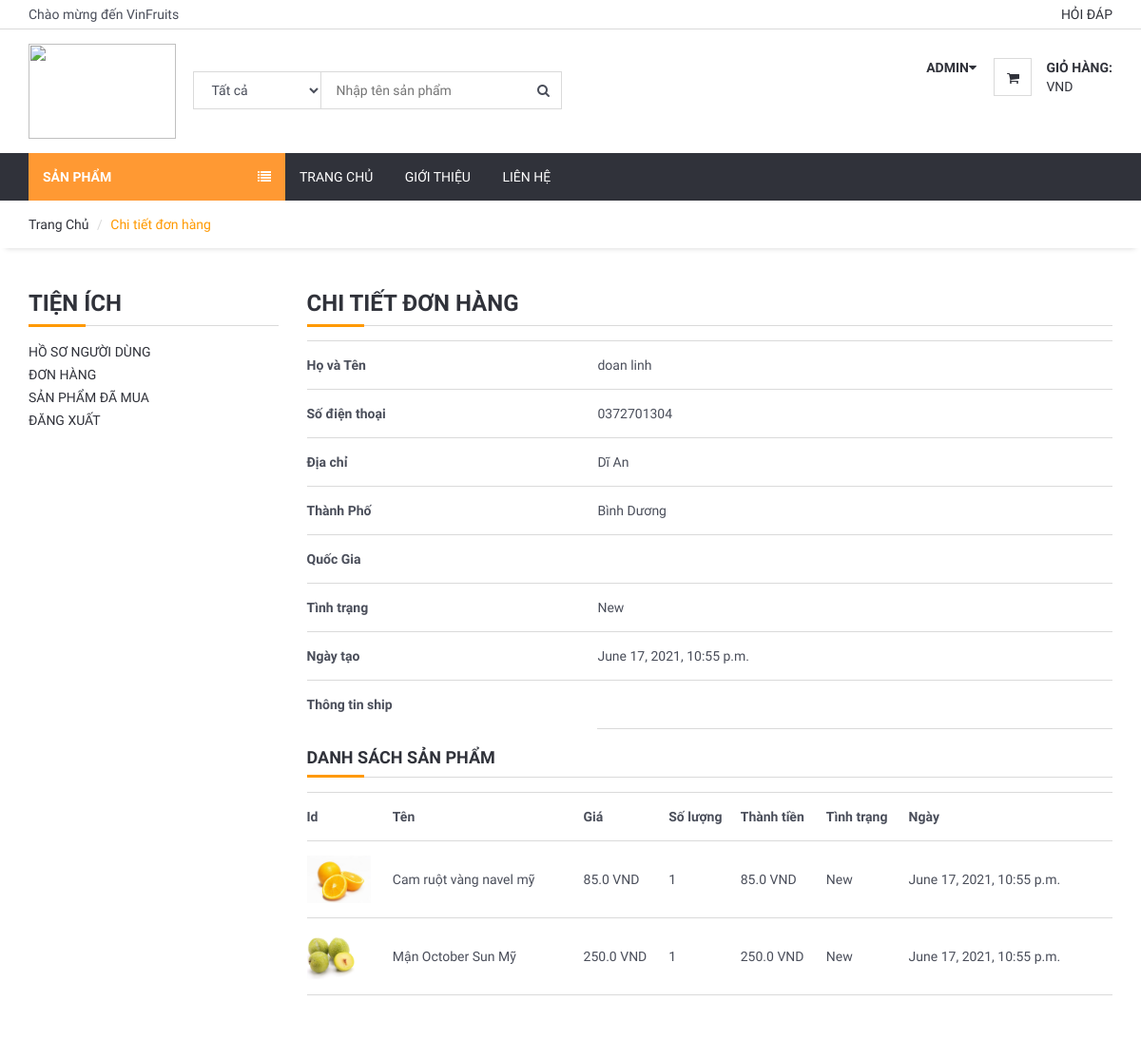
The page /user/orderdetail/15 (signed in) on the database its author committed.
### order/models.py (models this page shows, shortened)
class Order(models.Model):
    STATUS = (
        ('Mới', 'Mới'),
        ('Chấp nhận', 'Chấp nhận'),
        ('Đang chuẩn bị', 'Đang chuẩn bị'),
        ('Đang Ship', 'Đang Ship'),
        ('Hoàn Thành', 'Hoàn Thành'),
        ('Đã hủy', 'Đã hủy'),
    )
    user = models.ForeignKey(User, on_delete=models.SET_NULL, null=True)
    code = models.CharField(max_length=5, editable=False )
    first_name = models.CharField(max_length=10)
    last_name = models.CharField(max_length=10)
    phone = models.CharField(blank=True, max_length=20)
    address = models.CharField(blank=True, max_length=150)
    city = models.CharField(blank=True, max_length=20)
    country = models.CharField(blank=True, max_length=20)
    total = models.DecimalField(max_digits=12, decimal_places=3,default=0)
    status=models.CharField(max_length=15,choices=STATUS,default='New')
    ip = models.CharField(blank=True, max_length=20)
    adminnote = models.CharField(blank=True, max_length=100)
    create_at=models.DateTimeField(auto_now_add=True)
    update_at=models.DateTimeField(auto_now=True)

class OrderProduct(models.Model):
    STATUS = (
        ('Mới', 'Mới'),
        ('Chấp Nhận', 'Chấp Nhận'),
        ('Đã hủy', 'Đã hủy'),
    )
    order = models.ForeignKey(Order, on_delete=models.CASCADE)
    user = models.ForeignKey(User, on_delete=models.CASCADE)
    product = models.ForeignKey(Product, on_delete=models.CASCADE)
    quantity = models.IntegerField()
    price = models.FloatField()
    amount = models.FloatField()
    status = models.CharField(max_length=10, choices=STATUS, default='New')
    create_at = models.DateTimeField(auto_now_add=True)
    update_at = models.DateTimeField(auto_now=True)

### product/models.py (models this page shows, shortened)
class Product(models.Model):
    STATUS = (
        ('True', 'True'),
        ('False', 'False'),
    )
    category = models.ForeignKey(Category, on_delete=models.CASCADE) #many to one relation with Category
    title = models.CharField(max_length=150)
    keywords = models.CharField(max_length=255)
    description = models.TextField(max_length=1000)
    image=models.ImageField(upload_to='images/',null=False)
    price = models.DecimalField(max_digits=12, decimal_places=3,default=0)
    amount=models.IntegerField(default=0)
    minamount=models.IntegerField(default=3)
    detail=RichTextUploadingField()
    slug = models.SlugField(null=False, unique=True)
    status=models.CharField(max_length=10,choices=STATUS)
    create_at=models.DateTimeField(auto_now_add=True)
    update_at=models.DateTimeField(auto_now=True)
    def image_tag(self):
            return mark_safe('<img src="{}" height="50"/>'.format(self.image.url))
    image_tag.short_description='Image'

### user/views.py (the view)
# urls.py: path('orderdetail/<int:id>', views.user_orderdetail, name='user_orderdetail'),
@login_required(login_url='/login') # Check login
def user_orderdetail(request,id):
    category = Category.objects.all()
    current_user = request.user
    order = Order.objects.get(user_id=current_user.id, id=id)
    orderitems = OrderProduct.objects.filter(order_id=id)
    context = {
        'category': category,
        'order': order,
        'orderitems': orderitems,
    }
    return render(request, 'user/user_order_detail.html', context)

### user/templates/user/user_order_detail.html (shortened to what this page needs)
{% extends 'home/homebase.html' %}
{% block sidebar %} {% include 'home/sidebar.html' %} {% endblock %}
{% block body %}
    <div id="breadcrumb">
        <div class="container">
            <ul class="breadcrumb">
                <li><a href="/">Trang Chủ</a></li>
                <li class="active">Chi tiết đơn hàng</li>
            </ul>
        </div>
    </div>
    <div class="section">
        <div class="container">
            <div class="row">
                <div class="col-md-3">
                    {% include "user/user_panel.html" %}
                </div>
                <div class="col-md-9">
                    <div class="order-summary clearfix">
                        <div class="section-title">
                            <h3 class="title">Chi tiết đơn hàng</h3>
                        </div>
                        <table class="shopping-cart-table table">
                            <tr>
                                <th class="text-left">Họ và Tên</th>
                                <td class="text-left">{{ order.first_name}} {{ order.last_name }} </td>
                            </tr>
                            <tr>
                                <th class="text-left">Số điện thoại</th>
                                <td class="text-left">{{ order.phone}}</td>
                            </tr>
                            <tr>
                                <th class="text-left">Địa chỉ</th>
                                <td class="text-left">{{ order.address}}</td>
                            </tr>
                            <tr>
                                <th class="text-left">Thành Phố</th>
                                <td class="text-left">{{ order.city}}</td>
                            </tr>
                            <tr>
                                <th class="text-left">Quốc Gia</th>
                                <td class="text-left">{{ order.country}}</td>
                            </tr>
                            <tr>
                                <th class="text-left">Tình trạng</th>
                                <td class="text-left">{{ order.status}}</td>
                            </tr>
                            <tr>
                                <th class="text-left">Ngày tạo</th>
                                <td class="text-left">{{ order.create_at}}</td>
                            </tr>
                            <th class="text-left">Thông tin ship</th>
                            <td class="text-left">{{ order.adminnote}}</td>
                        </table>
                        <div class="section-title">
                            <h4 class="title">Danh sách sản phẩm</h4>
                        </div>
                        <table class="shopping-cart-table table">
                            <tr>
                                <th class="text-left">Id </th>
                                <th class="text-left">Tên </th>
                                <th class="text-left">Giá </th>
                                <th class="text-left">Số lượng </th>
                                <th class="text-left">Thành tiền </th>
                                <th class="text-left">Tình trạng </th>
                                <th class="text-left">Ngày </th>
                            </tr>
                            {% for rs in orderitems %}
                                <tr>
                                    <td class="text-left">
                                        <a href="/product/{{ rs.product_id }}/{{ rs.product.slug }}">
                                                <img src="{{rs.product.image.url}}" alt="" style="height: 50px">
                                        </a>
                                    </td>
                                    <td class="text-left">{{ rs.product.title}} </td>
                                    <td class="text-left">{{ rs.price}} VND</td>
                                    <td class="text-left">{{ rs.quantity}} </td>
                                    <td class="text-left">{{ rs.amount}} VND</td>
                                    <td class="text-left">{{ rs.status}} </td>
                                    <td class="text-left">{{ rs.create_at}} </td>
                                </tr>
                            {% endfor %}
                        </table>
                    </div>
                </div>
            </div>
        </div>
    </div>
{% endblock %}

### home/templates/home/header.html (shortened to what this page needs)
{% load static %}
	<header>
		<div id="top-header">
			<div class="container">
				<div class="pull-left">
					<span>Chào mừng đến VinFruits</span>
				</div>
				<div class="pull-right">
					<ul class="header-top-links">
						<li><a href="/faq">Hỏi đáp</a></li>
					</ul>
				</div>
			</div>
		</div>
		<div id="header">
			<div class="container">
				<div class="pull-left">
					<div class="header-logo">
						<a class="logo" href="#">
							<img src="https://vinfruits.com/wp-content/uploads/2016/12/Pasted-image-at-2016_12_06-07_06-PM.png" alt="">
						</a>
					</div>
					<div class="header-search">
						<form action="/search/" method="post">
							<input id="query" name="query" class="input search-input" type="text" placeholder="Nhập tên sản phẩm">
							<select name="catid" class="input search-categories">
								<option value="0">Tất cả </option>
								{% load mptt_tags %}
							</select>
							<button class="search-btn"><i class="fa fa-search"></i></button>
						</form>
					</div>
				</div>
				<div class="pull-right">
					<ul class="header-btns">
						<li class="header-account dropdown default-dropdown">
							{% if user.id is not None %}
							<div class="dropdown-toggle" role="button" data-toggle="dropdown" aria-expanded="true">
								<strong class="text-uppercase">{{ user.username }}<i class="fa fa-caret-down"></i></strong>
							</div>
							{% else %}
							<a href="/login" class="text-uppercase">Đăng nhập</a> /<a href="/signup" class="text-uppercase">Đăng ký</a>
							{% endif %}
						</li>
						<li class="header-cart dropdown default-dropdown">
							<a href="/shopcart/"  >
								<div class="header-btns-icon">
									<i class="fa fa-shopping-cart"></i>
								</div>
								<strong class="text-uppercase">Giỏ hàng:</strong>
								<br>
								<span>VND</span>
							</a>
						</li>
					</ul>
				</div>
			</div>
		</div>
	</header>

### home/static/css/style.css (style rules this page uses)
body { font-family: 'Hind', sans-serif; color: #4A4E5A; overflow-x: hidden; }
h1, h2, h3, h4, h5, h6 { color: #30323A; margin: 0 0 10px; font-weight: 700; }
a { color: #30323A; -webkit-transition: 0.3s color; transition: 0.3s color; }
strong { color: #30323A; }
ul, ol { margin: 0; padding: 0; list-style: none }
.input { width: 100%; height: 40px; padding: 0px 15px; border: none; background-color: transparent; -webkit-box-shadow: 0px 0px 0px 1px #DADADA inset, 0px 0px 0px 5px transparent; box-shadow: 0px 0px 0px 1px #DADADA inset, 0px 0px 0px 5px transparent; -webkit-transition: 0.3s all; transition: 0.3s all; }
.section { padding-top: 30px; padding-bottom: 30px; }
.section-title { position: relative; margin-bottom: 15px; margin-top: 15px; border-bottom: 1px solid #DADADA; }
.section-title .title { display: inline-block; text-transform: uppercase; }
.section-title:after { content: ""; position: absolute; left: 0; bottom: -1.5px; height: 3px; width: 60px; background-color: #ff9900; }
#breadcrumb { -webkit-box-shadow: 0px 6px 6px -6px rgba(0, 0, 0, 0.175); box-shadow: 0px 6px 6px -6px rgba(0, 0, 0, 0.175); }
.breadcrumb { background-color: transparent; border: none; border-radius: 0px; padding: 15px 0px; margin: 0; }
.breadcrumb>.active { color: #ff9900; }
.breadcrumb>li+li:before { color: #DADADA; }
#header { padding-top: 15px; padding-bottom: 15px; }
#top-header { padding-top: 5px; padding-bottom: 5px; border-bottom: 1px solid #DADADA; }
.header-top-links>li { display: inline-block; }
.header-top-links>li>a { cursor: pointer; text-transform: uppercase; }
.header-logo { display: inline-block; margin-right: 15px; }
.header-logo .logo>img { width: 155px; height: 100px; }
.header-search { display: inline-block; padding: 15px 0px; max-width: 400px; }
.header-search>form { position: relative; }
.header-search>form .search-input { padding-left: 150px; padding-right: 45px; }
.header-search>form .search-categories { position: absolute; left: 0px; top: 0px; width: 135px; }
.header-search>form .search-btn { position: absolute; top: 0px; right: 0px; width: 40px; height: 40px; background-color: transparent; border: none; }
.header-btns>li { display: inline-block; vertical-align: top; padding: 15px 0px; }
.header-btns>li+li { margin-left: 15px; }
.header-btns>li .header-btns-icon { position: relative; float: left; margin-right: 15px; width: 40px; height: 40px; line-height: 40px; text-align: center; color: #30323A; background-color: #FFF; border: 1px solid #DADADA; }
.header-btns .dropdown-toggle { display: block; cursor: pointer; }
.shopping-cart-table>tbody>tr>td, .shopping-cart-table>tbody>tr>th, .shopping-cart-table>tfoot>tr>td, .shopping-cart-table>tfoot>tr>th, .shopping-cart-table>thead>tr>td, .shopping-cart-table>thead>tr>th { padding: 15px 0px; vertical-align: middle; border-top: 1px solid #DADADA; }
.shopping-cart-table>tbody>tr:last-child>td { border-bottom: 1px solid #DADADA; }

### rows shown on the page
Order: first_name "doan", last_name "linh", phone "0372701304", address "Dĩ An", city "Bình Dương", status "New", create_at "June 17, 2021, 10:55 p.m."
OrderProduct: product.image (picture), product "Cam ruột vàng navel mỹ", price "85.0", quantity "1", amount "85.0", status "New", create_at "June 17, 2021, 10:55 p.m."
OrderProduct: product.image (picture), product "Mận October Sun Mỹ", price "250.0", quantity "1", amount "250.0", status "New", create_at "June 17, 2021, 10:55 p.m."

### other values the page prints
{{ user.username }} "ADMIN"
